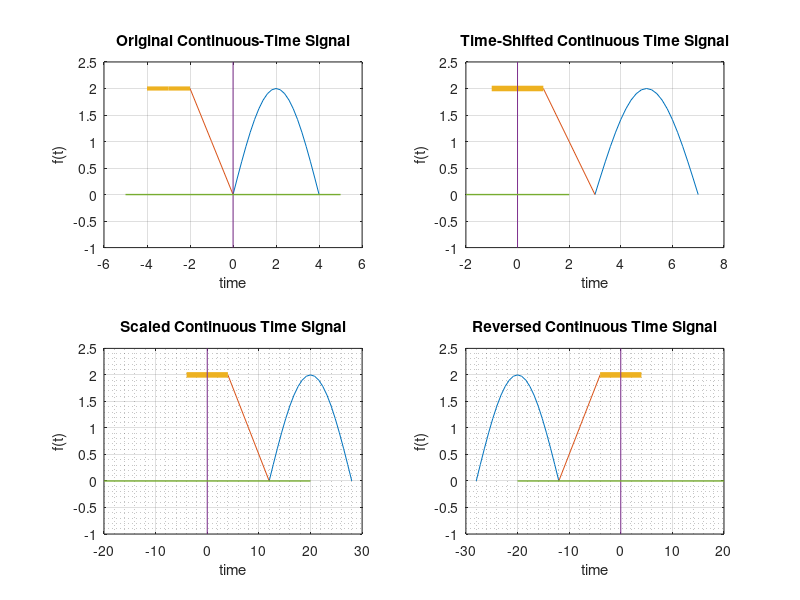

This chart was generated by the following MATLAB code:
x1 = 0:.2:4; %limits the first piecewise function 2sin(pi/4)t
x2 = -2:.5:0; %limits of the second piece function -t
x3 = -4:-2; %limits the third function 2
y1=(2*(sin((pi/4)*x1))); %curve
y2 = -x2; %slope
y3 =[2 2 2]; %horizontal

%Plot
figure(1); subplot(2,2,1); %creates a subplot with 2 rows and 2 columns
plot(x1,y1,x2,y2,x3,y3,'LineWidth',3) %plots the signal
xlabel('time'); %name X-axis
ylabel('f(t)'); %name y-axis
title('Original Continuous-Time Signal'); %set title
grid on; %turn grid lines
hold on; %holds the current graph for additional data
axis1=[0 0]; %values for the y-axis
axis2=[-1 2.5]; %values for y-axis
axis3=[-5 5]; %values for x-axis
axis4 =[0 0]; %values for x-axis
plot(axis1,axis2,axis3,axis4,'LineWidth',1); %plots the cross in cartesian plane
hold off; %takes the hold off

%Shifting of the continuous signal
t = -3; %insert the shift
ts1=[0 0]; %values for the y-axis
ts2=[-1 2.5]; %values for the y-axis
ts3=[(-5-(t)) (5-(-t))]; %values for the x-axis
ts4=[0 0]; %values for the x-axis
if t<0 %if statement condition if 't' is less than zero (negative)
    subplot(2,2,2); %creates a subplot with 2 rows and 2 columns

    plot((x1-(t)),y1,(x2-(t)), y2, (x3-(t)),y3,'LineWidth',4);
    grid on; %turns the grid on
    xlabel('time'); %x-label
    ylabel('f(t)'); %y-label
    title('Time-Shifted Continuous Time Signal'); %gives title

    hold on;
    plot(ts1,ts2,ts3,ts4,'LineWidth',1); %plots the cross in cartesian plane
    hold off;
else
    subplot(2,2,2); %creates a subplot with 2 rows and 2 columns

    plot((x1-t),y1,(x2-t), y2, (x3-t),y3,'LineWidth',4); %plots the data which has been time-shifted according to the desired value
    grid on; %turns grid on
    xlabel('time'); %names x-axis
    ylabel('f(t)'); %names y-axis
    title('Time-Shifted Continuous Time Signal'); %sets title

    hold on;
    plot(ts1,ts2,ts3,ts4,'LineWidth',1); %plots the cross in cartesian plane
    hold off;
end

%Scaling of the continuous signal
n=1; d=4; %set the integers
t2=n/d; %equates t2 with the input number
%set the values for the y and x axis respectively
tc1 = [0 0];
tc2 = [-1 2.5];
tc3 = [-5 5];
tc4 = [0 0];
if t2==n/d %if condition statement
    subplot(2,2,3) %row 2 column 1
    plot(((x1-(t))*(d/n)),y1,((x2-(t))*(d/n)),y2,((x3-(t))*(d/n)),y3,'LineWidth',4); %plots the signal

    grid on; %turn grid on
    grid minor; %turns on the smaller grid
    %label the axis and give the title
    xlabel('time'); %x-label
    ylabel('f(t)'); %y-label
    title('Scaled Continuous Time Signal');

    hold on;
    plot(tc1,tc2,(tc3*(d/n)),tc4,'LineWidth',1) %plots the data to be added
    hold off;

else
    subplot(2,2,3); %subplot row 2, column 1
    plot(((x1-(t))*(n/d)),y1,((x2-(t))*(n/d)),y2,((x3-(t))*(n/d)),y3,'LineWidth',4); %plots the signal

    grid on; %turn grid on
    grid minor; %turns on the smaller grid
    %label the axis and give the title
    xlabel('time'); %x-label
    ylabel('f(t)'); %y-label
    title('Scaled Continuous Time Signal');
    hold on;
    plot(tc1,tc2,(tc3*(d/n)),tc4,'LineWidth',1) %plots the data to be added
    hold off;
end

%Reversing the Continuous Signal
t3=-4;
if t3<0 && t2==n/d
    subplot(2,2,4);
    plot(-((x1-(t))*(d/n)),y1,-((x2-(t))*(d/n)),y2,-((x3-(t))*(d/n)),y3,'LineWidth',4); %plots the signal
    grid on;
    grid minor;
    xlabel('time'); %x-label
    ylabel('f(t)'); %y-label
    title('Reversed Continuous Time Signal');
    hold on;
    plot(-(tc1),tc2,-(tc3*(d/n)),tc4,'LineWidth',1);
    hold off;
elseif t3>0 && t2==n/d
    subplot(2,2,4);
    plot(-((x1-t)*(d/n)),y1,-((x2-t)*(d/n)),y2,-((x3-t)*(d/n)),y3,'LineWidth',4); %plots the signal
    grid on;
    grid minor;
    %add labels and title
    xlabel('time'); %x-label
    ylabel('f(t)'); %y-label
    title('Reversed Continuous Time Signal');
    h=msgbox('no reversing done');
    hold on;
    plot(-(tc1),tc2,-(tc3*(d/n)),tc4,'LineWidth',1);
    hold off;
    h=msgbox('no reversing done');
elseif t3<0 && t2==d/n
    subplot(2,2,4);
    plot(-((x1-t)*(d/n)),y1,-((x2-t)*(d/n)),y2,-((x3-t)*(d/n)),y3,'LineWidth',4); %plots the signal
    %add labels and title
    xlabel('time'); %x-label
    ylabel('f(t)'); %y-label
    title('Scaled Continuous Time Signal');
    hold on;
    plot(tc1, tc2,(tc3*(n/d)),tc4,'LineWidth',1');
    hold off;
else
    subplot(2,2,4);
    plot(-((x1-t)*(d/n)),y1,-((x2-t)*(d/n)),y2,-((x3-t)*(d/n)),y3,'LineWidth',4); %plots the signal
    grid on;
    grid minor;
    %add labels and title
    xlabel('time'); %x-label
    ylabel('f(t)'); %y-label
    title('Scaled Continuous Time Signal');
    h = msgbox('no reversing done');
    hold on;
    plot(tc1,tc2,(tc3*(n/d)),tc4,'LineWidth',1);
    hold off;
end
